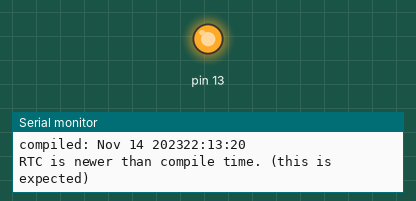
Bench run of a sketch on a simulated Arduino Uno, built with avr-gcc and run on an emulated ATmega328P. On the bench: output pins drawn as LEDs (lit = HIGH), the last lines printed to the serial monitor. The local clock reads 2024-03-15 10:24:30 at power-on unless the sketch sets it.

Above: at 1.5 s.
At 6.5 s:
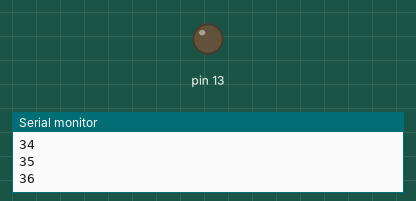
Timing chart, 0 to 13.0 s (numbered marks = the images above):
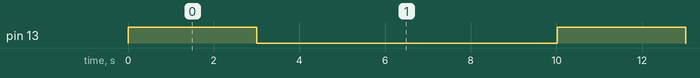

The sketch:

clock2.ino
```cpp
// CONNECTIONS:
// DS3231 SDA --> SDA
// DS3231 SCL --> SCL
// DS3231 VCC --> 3.3v or 5v
// DS3231 GND --> GND

/* for software wire use below
#include <SoftwareWire.h>  // must be included here so that Arduino library object file references work
#include <RtcDS3231.h>
SoftwareWire myWire(SDA, SCL);
RtcDS3231<SoftwareWire> Rtc(myWire);
 for software wire use above */

/* for normal hardware wire use below */
#include <Wire.h> // must be included here so that Arduino library object file references work
#include <RtcDS3231.h>
RtcDS3231<TwoWire> Rtc(Wire);
/* for normal hardware wire use above */


void setup ()
{

    pinMode(13,OUTPUT);

    Serial.begin(57600);

    Serial.print("compiled: ");
    Serial.print(__DATE__);
    Serial.println(__TIME__);

    //--------RTC SETUP ------------
    // if you are using ESP-01 then uncomment the line below to reset the pins to
    // the available pins for SDA, SCL
    // Wire.begin(0, 2); // due to limited pins, use pin 0 and 2 for SDA, SCL

    Rtc.Begin();

    RtcDateTime compiled = RtcDateTime(__DATE__, __TIME__);

    //printDateTime(compiled);
    //Serial.println();

    if (!Rtc.IsDateTimeValid())
    {
        if (Rtc.LastError() != 0)
        {
            // we have a communications error
            // see https://www.arduino.cc/en/Reference/WireEndTransmission for
            // what the number means
            Serial.print("RTC communications error = ");
            Serial.println(Rtc.LastError());
        }
        else
        {
            // Common Causes:
            //    1) first time you ran and the device wasn't running yet
            //    2) the battery on the device is low or even missing

            Serial.println("RTC lost confidence in the DateTime!");

            // following line sets the RTC to the date & time this sketch was compiled
            // it will also reset the valid flag internally unless the Rtc device is
            // having an issue

            Rtc.SetDateTime(compiled);
        }
    }

    if (!Rtc.GetIsRunning())
    {
        Serial.println("RTC was not actively running, starting now");
        Rtc.SetIsRunning(true);
    }

    RtcDateTime now = Rtc.GetDateTime();
    if (now < compiled)
    {
        Serial.println("RTC is older than compile time!  (Updating DateTime)");
        Rtc.SetDateTime(compiled);
    }
    else if (now > compiled)
    {
        Serial.println("RTC is newer than compile time. (this is expected)");
    }
    else if (now == compiled)
    {
        Serial.println("RTC is the same as compile time! (not expected but all is fine)");
    }

    // never assume the Rtc was last configured by you, so
    // just clear them to your needed state
    Rtc.Enable32kHzPin(false);
    Rtc.SetSquareWavePin(DS3231SquareWavePin_ModeNone);
}

void loop ()
{
  digitalWrite(13,LOW);


    RtcDateTime now = Rtc.GetDateTime();
    if(now.Second() == 0 ||now.Second() == 10 ||now.Second() == 20 ||now.Second() == 30 ||now.Second() == 40 ||now.Second() == 50 ){
        digitalWrite(13,HIGH);
        delay(2000);
      }
    Serial.println(now.Second());
    delay(1000); // ten seconds
}

#define countof(a) (sizeof(a) / sizeof(a[0]))

void printDateTime(const RtcDateTime& dt)
{
    char datestring[20];

    snprintf_P(datestring,
            countof(datestring),
            PSTR("%02u/%02u/%04u %02u:%02u:%02u"),
            dt.Month(),
            dt.Day(),
            dt.Year(),
            dt.Hour(),
            dt.Minute(),
            dt.Second() );
    //Serial.print(datestring);
}
```

Measured:
- by itself, pin 13: alternates HIGH for 3.0 s and LOW for 7.0 s
